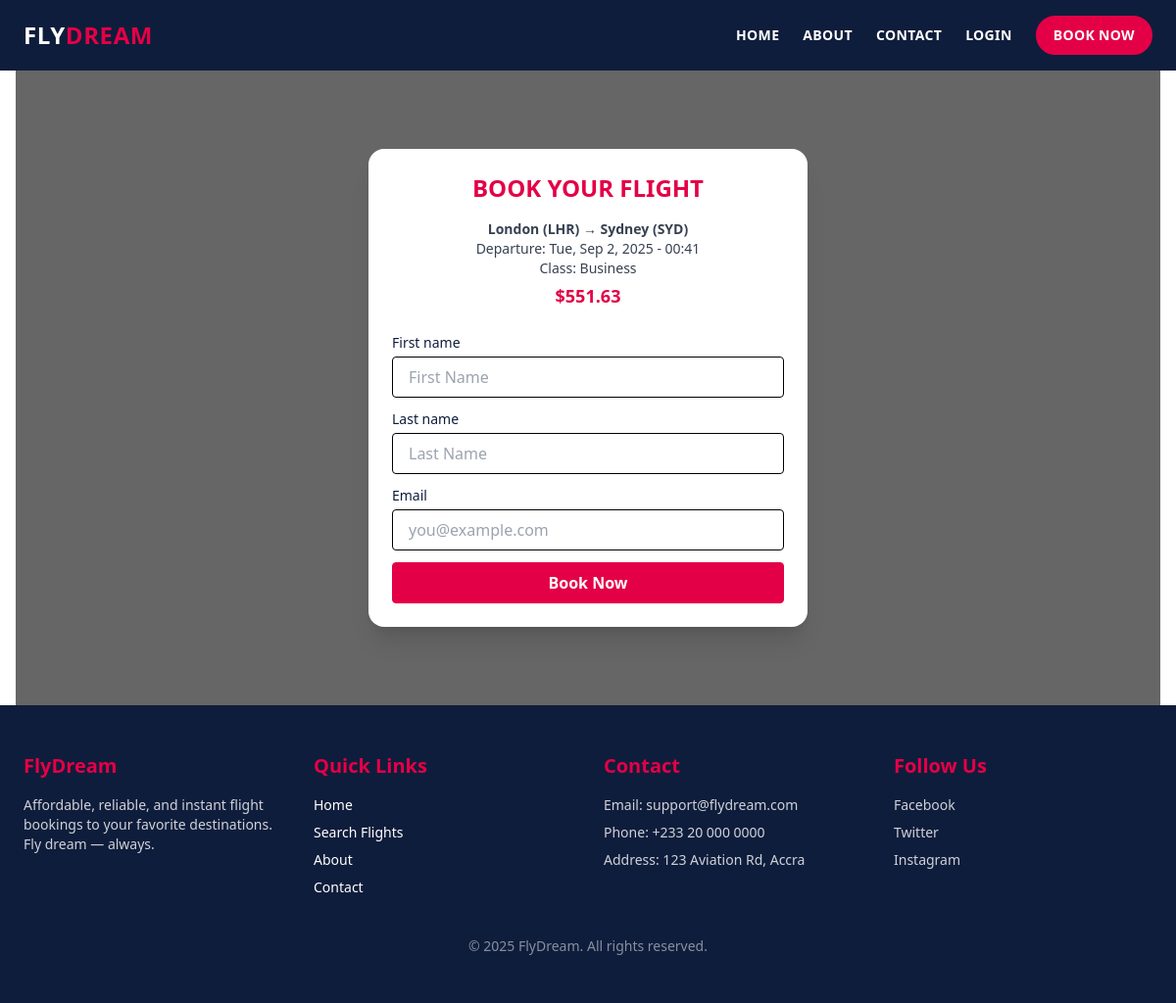
The page /216/book on the database its author committed.
### Flights/models.py (models this page shows, shortened)
class Flight(models.Model):
    flight_number = models.CharField(max_length=20)
    airline = models.CharField(max_length=64)
    origin = models.ForeignKey(Airport, on_delete=models.CASCADE, related_name="departures")
    destination = models.ForeignKey(Airport, on_delete=models.CASCADE, related_name="arrivals")
    departure_time = models.DateTimeField()
    arrival_time = models.DateTimeField()
    price = models.DecimalField(max_digits=10, decimal_places=2)
    flight_class = (
        ('economy', 'Economy'),
        ('business', 'Business'),
        ('first', 'First')
    )
    travel_class = models.CharField(max_length=20, choices = flight_class, default = 'economy')

class Airport(models.Model):
    name = models.CharField(max_length=64)
    code = models.CharField(max_length=3, unique=True)
    city = models.CharField(max_length=64)
    country =models.CharField(max_length=64)

### Flights/views.py (the view)
# urls.py: path('<int:flight_id>/book', views.book_flight, name= "book_flight"),
def book_flight(request, flight_id):
    flight = get_object_or_404(Flight, id=flight_id)
    if request.method == "POST":
        form = GuestBookingForm(request.POST)
        if form.is_valid():
            booking = form.save(commit=False)
            booking.flight = flight
            booking.booking_date = timezone.now()
            if request.user.is_authenticated:
                booking.user = request.user  # You must have a `user` field in the model
            booking.save()
            return redirect("booking_success", booking.id)
    else:
        form = GuestBookingForm()
    return render(request, "flights/book.html", {"form": form, "flight": flight})

### Flights/forms.py
class GuestBookingForm(forms.ModelForm):
    class Meta:
        model = GuestBooking
        fields = ['first_name', 'last_name', 'email',]
        widgets = {
            'first_name': forms.TextInput(attrs={
                'class': 'w-full px-4 py-2 border border-black rounded',
                'placeholder': 'First Name'
            }),
            'last_name': forms.TextInput(attrs={
                'class': 'w-full px-4 py-2 border border-black rounded',
                'placeholder': 'Last Name'
            }),
            'email': forms.EmailInput(attrs={
                'class': 'w-full px-4 py-2 border border-black rounded',
                'placeholder': 'you@example.com'
            }),
            }

### Flights/templates/flights/book.html (shortened to what this page needs)
{% extends 'flights/layout.html' %}
{% block content %}
<section class="relative w-full py-20 overflow-hidden">
  <div class="relative z-10 max-w-md mx-auto bg-white p-6 rounded-2xl shadow-xl">
    <h2 class="text-2xl font-bold text-center mb-4 text-[#E40046] uppercase">
      Book Your Flight
    </h2>
    <div class="text-sm text-center text-gray-700 mb-6">
      <p><strong>{{ flight.origin.city }} ({{ flight.origin.code }})</strong> → <strong>{{ flight.destination.city }} ({{ flight.destination.code }})</strong></p>
      <p>Departure: {{ flight.departure_time|date:"D, M j, Y - H:i" }}</p>
      <p>Class: <span class="capitalize">{{ flight.get_travel_class_display }}</span></p>
      <p class="text-[#E40046] font-semibold text-lg mt-1">${{ flight.price }}</p>
    </div>
    <form method="post" class="space-y-3">
      {% for field in form %}
        <div>
          <label class="block text-sm font-medium mb-1 text-[#0F1D3C]">{{ field.label }}</label>
          {{ field }}
        </div>
      {% endfor %}
      <button type="submit" class="w-full bg-[#E40046] text-white font-semibold py-2 px-4 rounded hover:bg-white hover:text-[#E40046] border border-[#E40046] transition">
         Book Now
      </button>
    </form>
  </div>
</section>
{% endblock %}

### rows shown on the page
Flight: origin.city "London", origin.code "LHR", destination.city "Sydney", destination.code "SYD", departure_time "Tue, Sep 2, 2025 - 00:41", travel_class "Business", price "551.63"

### other values the page prints
{{ field.label }} "First name" "Last name" "Email"
